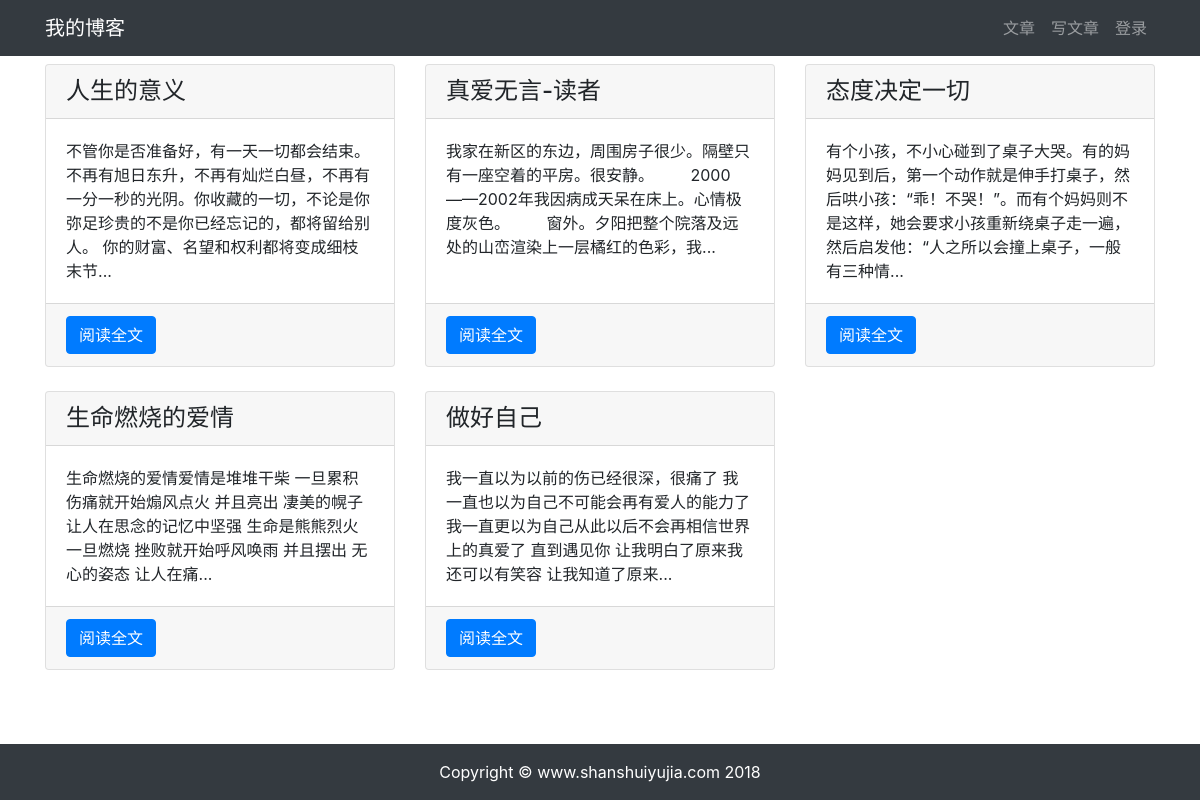
Page /article/article-list/ on the earlier database version.
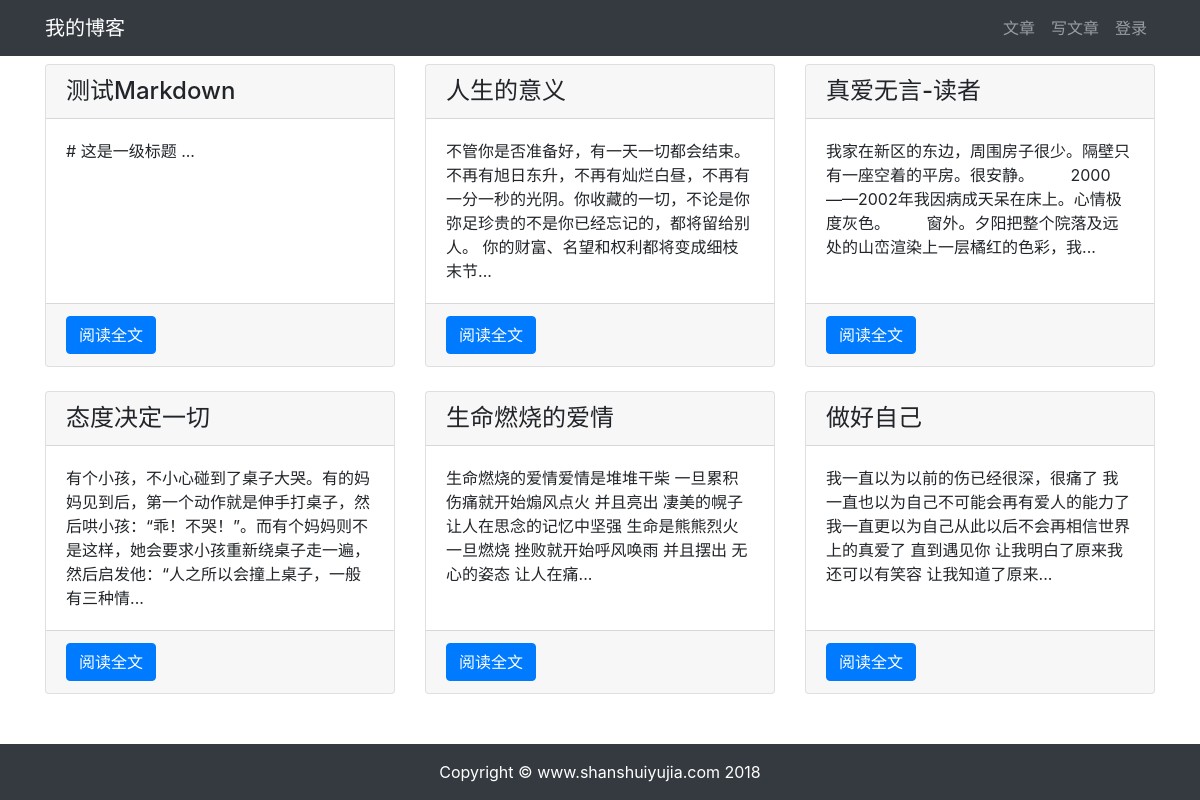
Same page on the later database version.
### article/models.py (models this page shows, shortened)
class ArticlePost(models.Model):
    author = models.ForeignKey(User, verbose_name='作者', on_delete=models.CASCADE)
    title = models.CharField('标题', max_length=100)
    body = models.TextField('正文')
    created = models.DateTimeField('创建时间', default=timezone.now)
    update = models.DateTimeField('修改时间', auto_now=True)
    class Meta:
        verbose_name = '文章'
        verbose_name_plural = verbose_name
        ordering = ('-created',)

### article/views.py (the view)
# urls.py: path("article-list/", views.article_list, name="article_list")
def article_list(request):
    articles = ArticlePost.objects.all()
    context = {'articles': articles}
    return render(request, 'article/list.html', context)

### templates/article/list.html (shortened to what this page needs)
{% extends 'article/base.html' %}
{% load staticfiles %}
{% block content %}
    <div class="container">
        <div class="row mt-2">
            {% for article in articles %}
                <div class="col-4 mb-4">
                    <div class="card h-100">
                        <h4 class="card-header"> {{ article.title }}</h4>
                        <div class="card-body">
                            <p class="card-text">
                                {{ article.body|slice:'100' }}...
                            </p>
                        </div>
                        <div class="card-footer">
                            <a href="{% url 'article:article_detail' article.id %}" class="btn btn-primary">阅读全文</a>
                        </div>
                    </div>
                </div>
            {% endfor %}
        </div>
    </div>
{% endblock content %}

Differences in the rows shown:
added ArticlePost: title "测试Markdown", body "# 这是一级标题"
